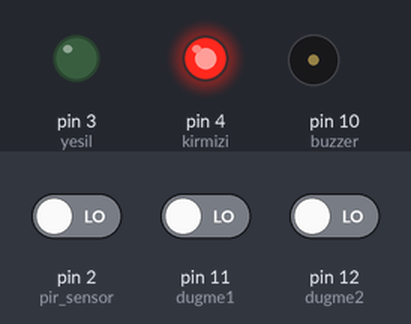
This sketch was run on a simulated Arduino Uno, built with avr-gcc and run on an emulated ATmega328P. Parts: output pins drawn as LEDs (lit = HIGH), buzzer (waves = sounding, pin HIGH). The inputs (shaded band) are chosen by the test bench; at power-on: pin 11 (dugme1) LOW, pin 12 (dugme2) LOW, pin 2 (pir_sensor) LOW. What the sketch prints to the serial monitor is not drawn.

Above: at 1.2 s.
1.3 s: pin 11 (dugme1) driven HIGH
2.8 s: pin 11 (dugme1) driven LOW and pin 12 (dugme2) driven HIGH
5.8 s: pin 12 (dugme2) driven LOW
At 6.8 s:
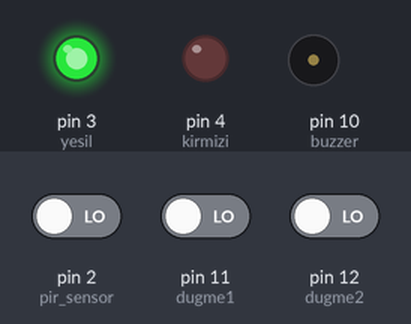
7.8 s: pin 2 (pir_sensor) driven HIGH
At 7.92 s:
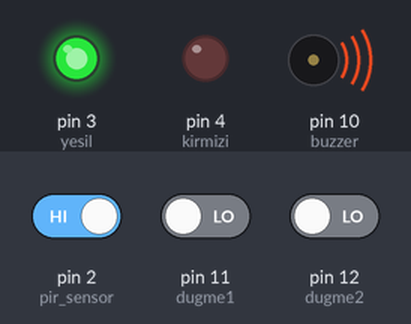
10.8 s: pin 12 (dugme2) driven HIGH
At 11.3 s:
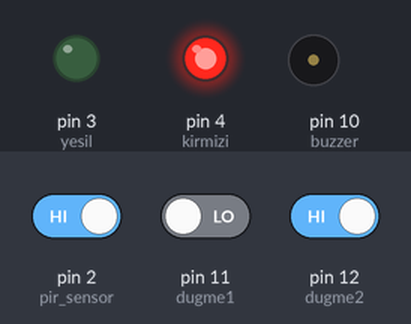
13.8 s: pin 11 (dugme1) driven HIGH
Timing chart, 0 to 16.3 s (numbered marks = the images above; inputs shaded):
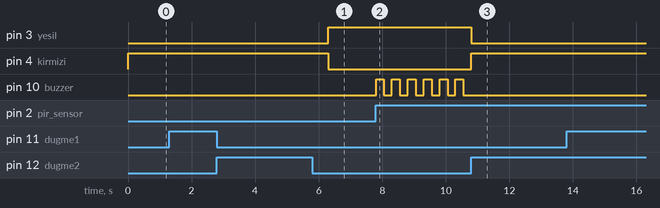

Measured:
- after the input at 1.3 s, every drawn part: stays the same
- after the input at 2.8 s, every drawn part: stays the same
- after the input at 5.8 s, pin 3 (yesil): LOW → HIGH after 0.51 s; pin 4 (kirmizi): HIGH → LOW after 0.51 s
- after the input at 7.8 s, pin 10 (buzzer): alternates HIGH for 0.25 s and LOW for 0.25 s, starting at once
- after the input at 10.8 s, pin 3 (yesil): HIGH → LOW at once; pin 4 (kirmizi): LOW → HIGH at once; pin 10 (buzzer): stops changing and stays LOW
- after the input at 13.8 s, every drawn part: stays the same

The sketch:

sens_r_asdasd.ino
```cpp
const int yesil=3;
const int kirmizi=4;        // Ledlerimizi ve sensörlerimizi arduino pinlerine bağlıyoruz
const int pir_sensor=2;
const int buzzer=10;
const int dugme1=11;
const int dugme2=12;
bool alarm=false;

void setup() {

pinMode(yesil,OUTPUT);
pinMode(kirmizi,OUTPUT);   //sensörlerimizi, Ledlerimizi ve butonlarımızın giriş ve çıkışlarını yazıyoruz
pinMode(pir_sensor,INPUT);
pinMode(buzzer,OUTPUT);
pinMode(dugme1,INPUT);
pinMode(dugme2,INPUT);
Serial.begin(9600);
}

void loop() {
if (digitalRead(dugme1)==HIGH)
{
alarm=true;                       //butona güç veriyoruz alarmı aktif hale getiriyoruz
delay(5000);

}
if(digitalRead(dugme2)==HIGH)       // alarmı kapatıyor
{

    alarm=false;
}
    Serial.print(" Alarm: ");
    Serial.print ( alarm);
    if (alarm==true)
{
digitalWrite(yesil,HIGH);
digitalWrite(kirmizi,LOW);

if(digitalRead(pir_sensor)==HIGH)

{
while(digitalRead(dugme2)==LOW)
        {

digitalWrite(buzzer,HIGH);
delay(250);
digitalWrite(buzzer,LOW);
delay(250);
        }
      }
    }

else
{
digitalWrite(yesil,LOW);
digitalWrite(kirmizi,HIGH);
}
}
```
